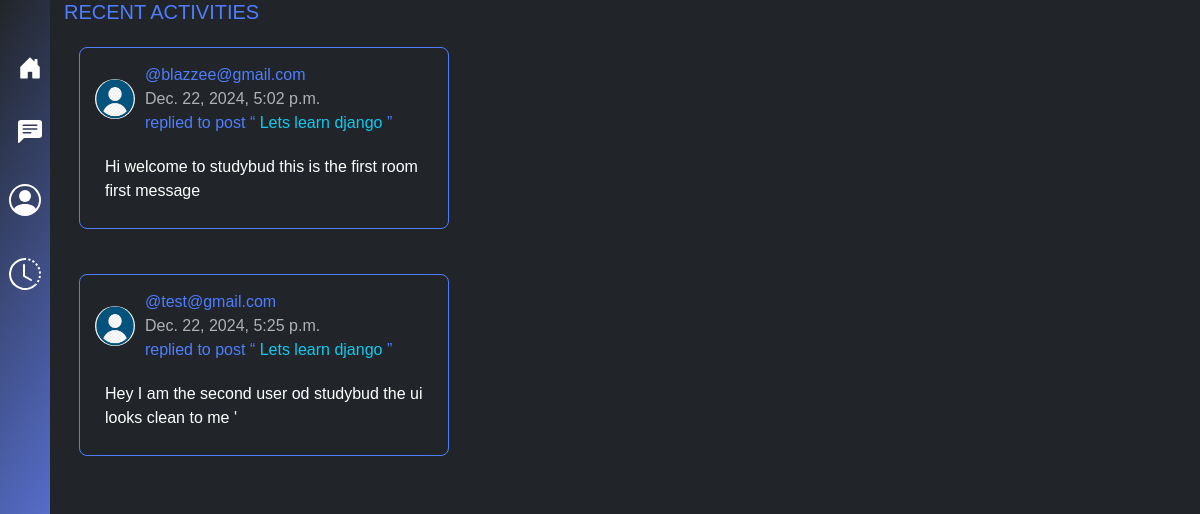
Before: /recent with the older database file.
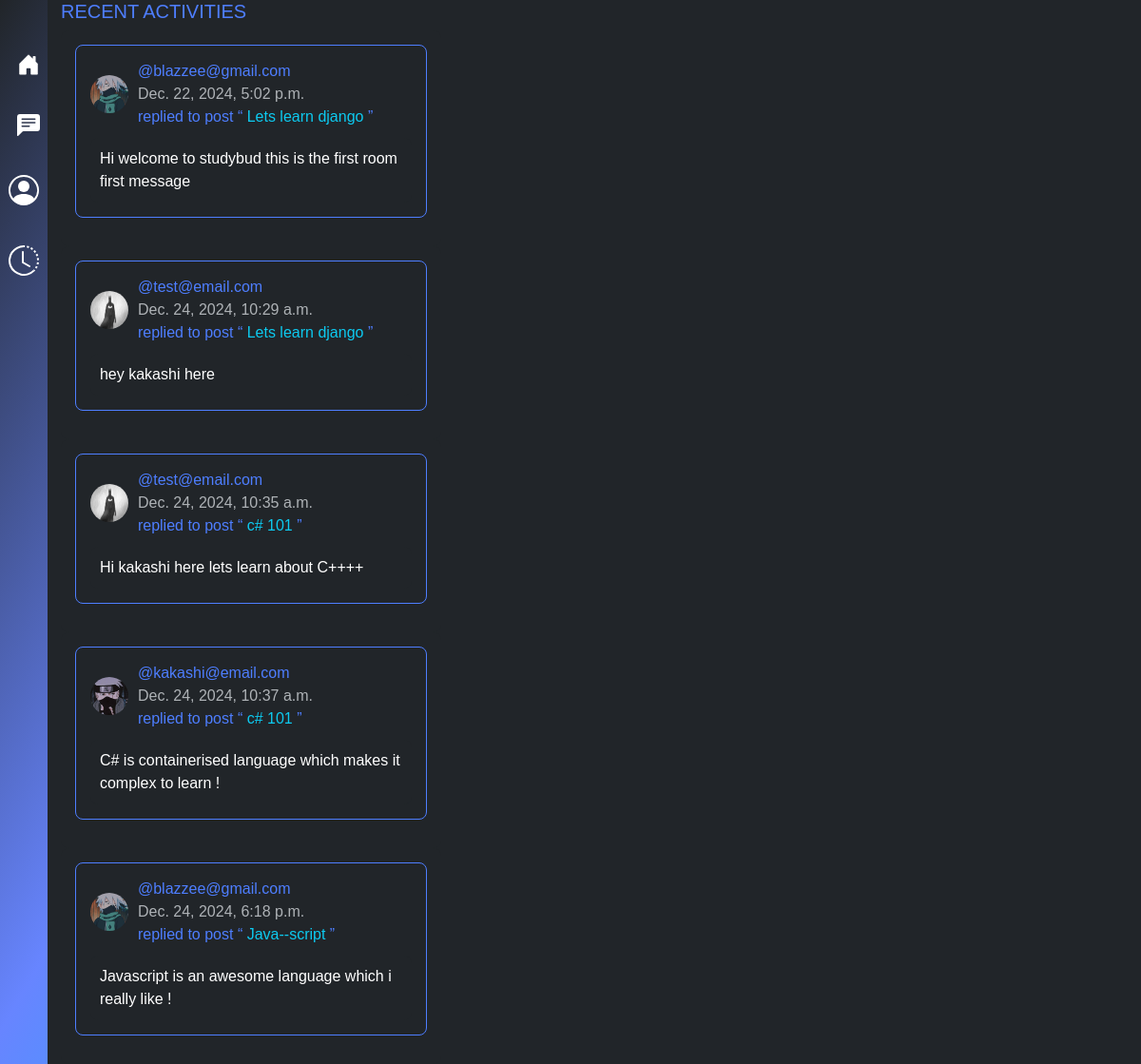
After: the same page with the newer database file.
### base/models.py (models this page shows, shortened)
class Message(Model):
    user = models.ForeignKey(User, on_delete=models.CASCADE)
    room = models.ForeignKey(Room, on_delete=models.CASCADE)
    body = models.TextField()
    updated = models.DateTimeField(auto_now=True)
    created = models.DateTimeField(auto_now=True)

class User(AbstractUser):
    name = models.CharField(max_length=200, null=True)
    bio = models.TextField(blank=True, null=True)
    avatar = models.ImageField(default='default.png', upload_to='avatars/')
    email = models.EmailField(max_length=100, unique=True)
    USERNAME_FIELD = 'email'
    REQUIRED_FIELDS = []

class Room(Model):
    host=models.ForeignKey(User, on_delete=models.SET_NULL, null= True )
    topic = models.ForeignKey(Topic, on_delete=models.SET_NULL, null=True)
    name = models.CharField(max_length=200)
    description= models.TextField(null=True, blank=True)
    updated = models.DateTimeField(auto_now=True)
    created = models.DateTimeField(auto_now=True)
    class Meta:
        ordering = ['-updated', '-created', ]
    def __str__(self):
        return self.name

### base/views.py (the view)
# urls.py: path('recent', views.recent_page, name='recent'),
def recent_page(request, ):
    messages = Message.objects.all()
    context = {'RoomMessages': messages}
    return render(request, 'base/recent.html', context)

### base/templates/base/recent.html (shortened to what this page needs)
{% extends 'layout.html' %}
{% load static %}
{% block content %}
<div class="container">
<h5>RECENT ACTIVITIES</h5>
    {% for message in RoomMessages %}
    <div class="recent-activities">
        <div class="activity-card">
            <div class="d-flex align-items-center">
                <img
                    alt="Profile picture of @garysimon"
                    height="40"
                    src="{{ message.user.avatar.url }}"
                    width="40"
                />
                <div>
                    <div class="username">@{{ message.user }}</div>
                    <div class="text-muted">{{ message.created }}</div>
                    <div class="post-title">
                        replied to post “
                        <span class="text-info">{{ message.room }}</span>
                        ”
                    </div>
                </div>
            </div>
            <div class="comment">{{ message.body }}</div>
        </div>
    </div>
    {% endfor %}
</div>
{% endblock content %}

Changed rows visible on the page:
removed Message: user.avatar (placeholder picture), user "test@gmail.com", created "Dec. 22, 2024, 5:25 p.m.", room "Lets learn django", body "Hey I am the second user od studybud the ui looks clean to me '"
changed through a linked row, Message "Dec. 22, 2024, 5:02 p.m.": user.avatar: picture added in place of a placeholder
added Message: user.avatar (picture), user "test@email.com", created "Dec. 24, 2024, 10:29 a.m.", room "Lets learn django", body "hey kakashi here"
added Message: user.avatar (picture), user "test@email.com", created "Dec. 24, 2024, 10:35 a.m.", room "c# 101", body "Hi kakashi here lets learn about C++++"
added Message: user.avatar (picture), user "kakashi@email.com", created "Dec. 24, 2024, 10:37 a.m.", room "c# 101", body "C# is containerised language which makes it complex to learn !"
added Message: user.avatar (picture), user "blazzee@gmail.com", created "Dec. 24, 2024, 6:18 p.m.", room "Java--script", body "Javascript is an awesome language which i really like !"
